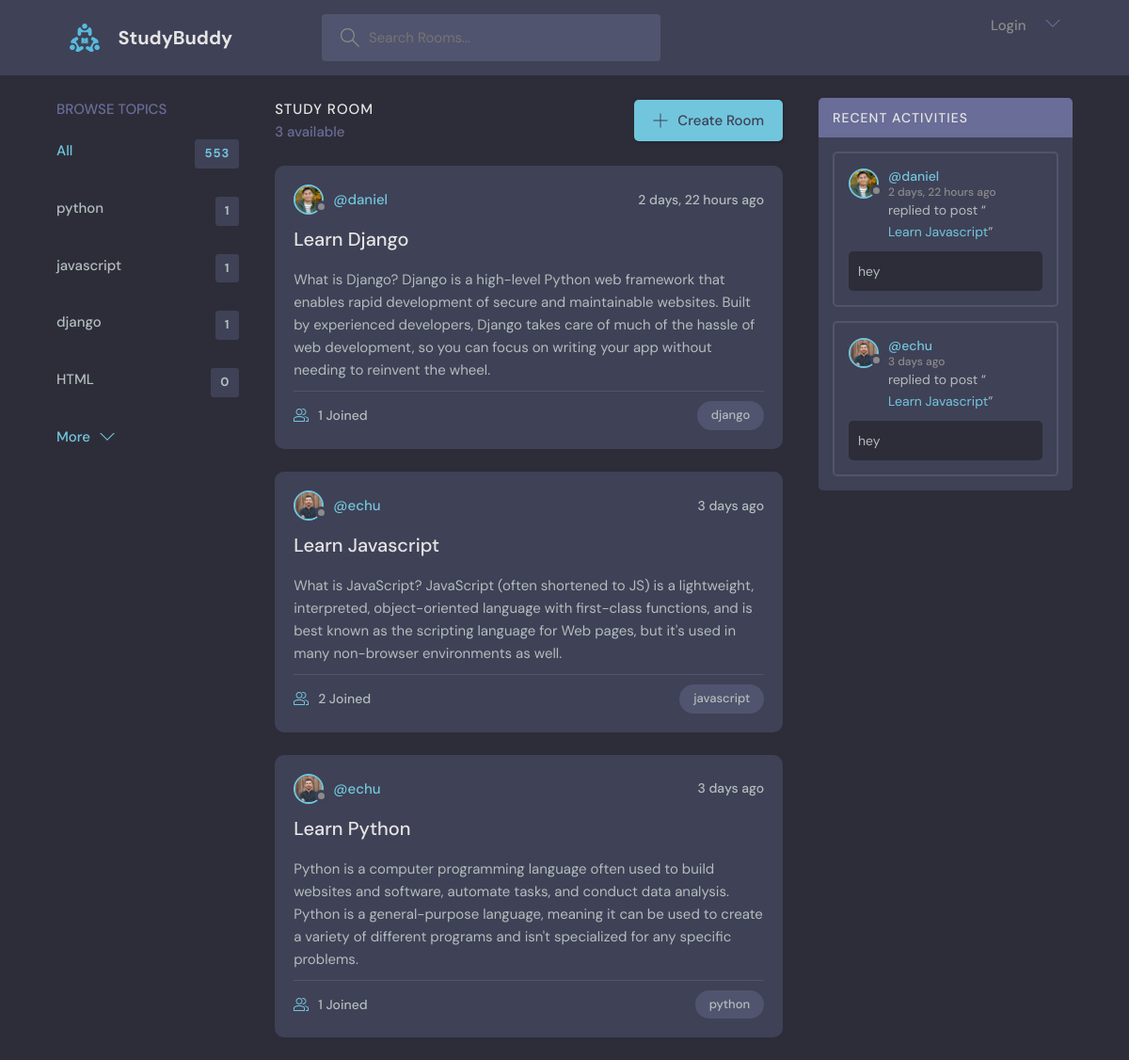
The page / on the database its author committed.
### base/models.py (models this page shows)
class Topic(models.Model):
    name = models.CharField(max_length=200, null=False)
    def __str__(self):
        return self.name

class Room(models.Model):
    topic = models.ForeignKey(Topic, on_delete=models.SET_NULL, null=True)
    host = models.ForeignKey(User, on_delete=models.CASCADE, null=True)
    name = models.CharField(max_length=200, null=False)
    participants = models.ManyToManyField(User, related_name="participants", blank=True)
    description = models.TextField(null=True, blank=True)
    updated = models.DateTimeField(auto_now=True)
    created = models.DateTimeField(auto_now_add=True)
    class Meta:
        ordering = ['-updated', '-created']
    def __str__(self):
        return self.name

class User(AbstractUser):
    name = models.CharField(max_length=50, null=False)
    email = models.EmailField(max_length=30, unique=True, null=False)
    bio = models.TextField(null=True)
    avatar = models.ImageField(null=False, default='avatar.svg')
    USERNAME_FIELD = 'email'
    REQUIRED_FIELDS = []
    def __str__(self):
        return self.name

class Message(models.Model):
    user = models.ForeignKey(User, on_delete=models.CASCADE)
    room = models.ForeignKey(Room, on_delete=models.CASCADE)
    body = models.TextField()
    updated = models.DateTimeField(auto_now=True)
    created = models.DateTimeField(auto_now_add=True)
    class Meta:
        ordering = ['-updated', '-created']
    def __str__(self):
        return self.body[0:50]

### base/views.py (the view)
# urls.py: 2. Add a URL to urlpatterns:  path('', views.home, name='home')
def home(request):
    rooms = Room.objects.all()
    topics = Topic.objects.all()
    activities = Message.objects.all()
    query = request.GET.get('q')
    if query:
        rooms = Room.objects.filter(Q(topic__name__icontains=query) | Q(name__icontains=query) | Q(description__icontains=query))
        activities = Message.objects.filter(Q(room__topic__name__icontains=query))
    room_count = rooms.count()
    context = {'rooms': rooms, 'topics': topics, 'room_count': room_count, 'activities': activities}
    return render(request, 'base/home.html', context)

### base/templates/base/home.html (shortened to what this page needs)
{% extends 'index.html' %}
{% block content %}
<div class="container">
    <div>
        {% include 'base/topics_component.html' %}
    </div>
    <div>
        <div class="roomList__header">
            <div>
              <h2>Study Room</h2>
              <p> {{ room_count }} available</p>
            </div>
            <a class="btn btn--main" href="{% url 'create-room' %}">
              <svg version="1.1" xmlns="http://www.w3.org/2000/svg" width="32" height="32" viewBox="0 0 32 32">
                <title>add</title>
                <path
                  d="M16.943 0.943h-1.885v14.115h-14.115v1.885h14.115v14.115h1.885v-14.115h14.115v-1.885h-14.115v-14.115z"
                ></path>
              </svg>
              Create Room
            </a>
          </div>
        {% include 'base/rooms_component.html' %}
    </div>
    <div class="activities-container">
        {% include 'base/activities_component.html' %}
    </div>
</div>
{% endblock %}

### base/templates/base/topics_component.html
{% block topics %}
<div class="topics">
    <div class="topics__header">
      <h2>Browse Topics</h2>
    </div>
    <ul class="topics__list">
    <li>
        <a href="{% url 'home' %}" class="active">All <span>553</span></a>
    </li>
    {% for topic in topics %}
    <li><a href="{% url 'home' %}?q={{topic.name}}">{{topic.name}} <span>{{ topic.room_set.all.count }}</span></a> </li>
    {% endfor %}
    </ul>
    <a class="btn btn--link" href="{% url 'topics' %}">
      More
      <svg version="1.1" xmlns="http://www.w3.org/2000/svg" width="32" height="32" viewBox="0 0 32 32">
        <title>chevron-down</title>
        <path d="M16 21l-13-13h-3l16 16 16-16h-3l-13 13z"></path>
      </svg>
    </a>
  </div>
{% endblock %}

### base/templates/base/rooms_component.html (shortened to what this page needs)
{% for room in rooms %}
<div class="roomListRoom">
    <div class="roomListRoom__header">
    <a href="{% url 'profile' room.host.id %}" class="roomListRoom__author">
        <div class="avatar avatar--small">
        <img src="{{ room.host.avatar.url }}" />
        </div>
        <span>@{{ room.host }}</span>
    </a>
    <div class="roomListRoom__actions">
        <span>{{ room.created|timesince}} ago</span>
    </div>
    </div>
    <div class="roomListRoom__content">
    <a href="{% url 'room' room.id %}"> {{ room.name }}</a>
    <p>{{ room.description }}</p>
    </div>
    <div class="roomListRoom__meta">
    <a href="{% url 'room' room.id %}" class="roomListRoom__joined">
        {{ room.participants.count }} Joined
    </a>
    <p class="roomListRoom__topic">{{ room.topic }}</p>
    </div>
</div>
{% endfor %}

### base/templates/base/activities_component.html (shortened to what this page needs)
  <div class="activities">
    <div class="activities__header">
      <h2>Recent Activities</h2>
    </div>
    {% for message in activities %}
       <div class="activities__box">
        <div class="activities__boxHeader roomListRoom__header">
          <a href="{% url 'profile' message.user.id %}" class="roomListRoom__author">
            <div class="avatar avatar--small">
              <img src="{{ message.user.avatar.url }}" />
            </div>
            <p>
              @{{ message.user }}
              <span> {{message.created|timesince}} ago</span>
            </p>
          </a>
        </div>
        <div class="activities__boxContent">
          <p>replied to post “<a href="{% url 'room' message.room.id %}">{{ message.room }}</a>”</p>
          <div class="activities__boxRoomContent"> {{ message }} </div>
        </div>
      </div>
    {% endfor %}
  </div>

### rows shown on the page
Topic: name "python", room_set.all.count "1"
Topic: name "javascript", room_set.all.count "1"
Topic: name "django", room_set.all.count "1"
Topic: name "HTML", room_set.all.count "0"
Room: host.avatar (picture), host "daniel", created "2 days, 22 hours", name "Learn Django", description "What is Django? Django is a high-level Python web framework that enables rapid development of secure and maintainable websites. Built by experienced developers, Django takes care of much of the hassle of web development, so you can focus on writing your app without needing to reinvent the wheel.", participants.count "1", topic "django"
Room: host.avatar (picture), host "echu", created "3 days", name "Learn Javascript", description "What is JavaScript? JavaScript (often shortened to JS) is a lightweight, interpreted, object-oriented language with first-class functions, and is best known as the scripting language for Web pages, but it's used in many non-browser environments as well.", participants.count "2", topic "javascript"
Room: host.avatar (picture), host "echu", created "3 days", name "Learn Python", description "Python is a computer programming language often used to build websites and software, automate tasks, and conduct data analysis. Python is a general-purpose language, meaning it can be used to create a variety of different programs and isn't specialized for any specific problems.", participants.count "1", topic "python"
Message: user.avatar (picture), user "daniel", created "2 days, 22 hours", room "Learn Javascript", body "hey"
Message: user.avatar (picture), user "echu", created "3 days", room "Learn Javascript", body "hey"

### other values the page prints
{{ room_count }} "3"
